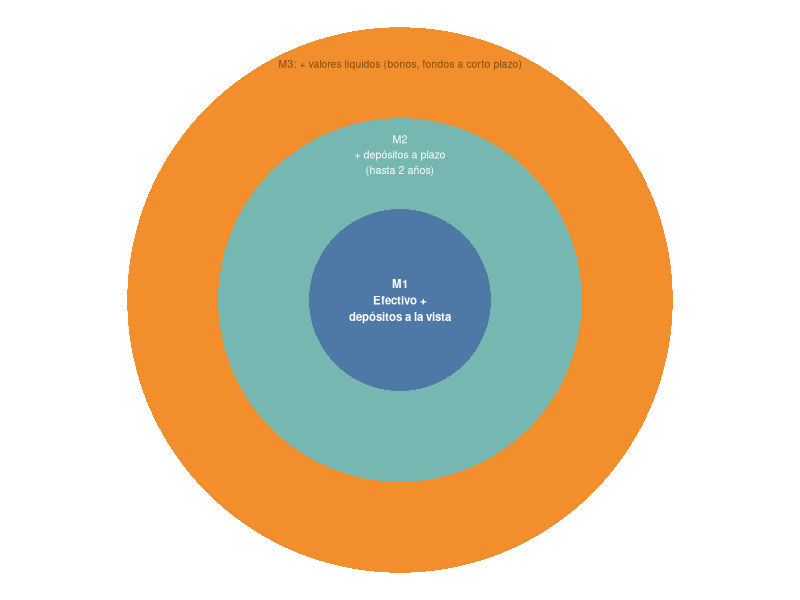

Recreate this plot in R.
## ---- chunk 1
#| label: setup
#| include: false
library(ggplot2)
library(knitr)
library(kableExtra)
## ---- chunk 2
#| label: fig-agregados
#| fig-cap: "Los agregados monetarios: M1, M2 y M3"
#| fig-pos: 'H'
#| fig-width: 5.5
#| fig-height: 5
#| fig-align: center

library(ggplot2)

circulos <- data.frame(
  nombre = factor(c("M3", "M2", "M1"), levels = c("M3", "M2", "M1")),
  r      = c(3, 2, 1)
)

theta <- seq(0, 2 * pi, length.out = 200)
make_circle <- function(r, nombre) {
  data.frame(x = r * cos(theta), y = r * sin(theta), nombre = nombre)
}

df_circ <- do.call(rbind, lapply(seq_len(nrow(circulos)), function(i) {
  make_circle(circulos$r[i], circulos$nombre[i])
}))

colores <- c("M1" = "#4E79A7", "M2" = "#76B7B2", "M3" = "#F28E2B")

ggplot() +
  geom_polygon(data = subset(df_circ, nombre == "M3"), aes(x, y), fill = colores["M3"]) +
  geom_polygon(data = subset(df_circ, nombre == "M2"), aes(x, y), fill = colores["M2"]) +
  geom_polygon(data = subset(df_circ, nombre == "M1"), aes(x, y), fill = colores["M1"]) +
  annotate("text", x = 0, y = 0, label = "M1\nEfectivo +\ndepósitos a la vista",
           color = "white", size = 2.9, fontface = "bold") +
  annotate("text", x = 0, y = 1.6, label = "M2\n+ depósitos a plazo\n(hasta 2 años)",
           color = "white", size = 2.7) +
  annotate("text", x = 0, y = 2.6, label = "M3: + valores líquidos (bonos, fondos a corto plazo)",
           color = "#7a4a10", size = 2.6) +
  coord_fixed() +
  theme_void()
## ---- chunk 3
#| label: tbl-intermediarios
#| tbl-cap: "Clasificación de los intermediarios financieros"

df_interm <- data.frame(
  Tipo = c("Bancarios", "No bancarios"),
  Característica = c(
    "Captan depósitos del público y tienen capacidad de crear dinero bancario mediante el efecto multiplicador.",
    "No captan depósitos a la vista ni tienen capacidad de crear dinero nuevo en la economía."
  )
)

kable(df_interm, format = if (knitr::is_latex_output()) "latex" else "html", booktabs = TRUE, col.names = c("Tipo", "Característica")) |>
  kable_styling(full_width = FALSE, bootstrap_options = c("striped", "hover"),
                latex_options = c("scale_down", "hold_position"))
## ---- chunk 4
#| label: tbl-inversion-colectiva
#| tbl-cap: "Instrumentos de inversión colectiva y previsión social"

df_inv <- data.frame(
  Instrumento = c("Fondo de inversión", "Plan de pensiones", "EPSV"),
  Objetivo = c("Rentabilidad y liquidez diaria", "Ahorro para la jubilación (España)", "Ahorro para la jubilación (País Vasco)"),
  Ventaja = c("Diversificación y gestión profesional", "Diferimiento fiscal y ahorro finalista", "Autonomía normativa y rescate a los 10 años")
)

kable(df_inv, format = if (knitr::is_latex_output()) "latex" else "html", booktabs = TRUE,
      col.names = c("Instrumento", "Objetivo principal", "Ventaja clave")) |>
  kable_styling(full_width = FALSE, bootstrap_options = c("striped", "hover"),
                latex_options = c("scale_down", "hold_position"))
## ---- chunk 5
#| label: tbl-seguros
#| tbl-cap: "Función económica de los elementos del seguro"

df_seg <- data.frame(
  Concepto = c("La prima", "El siniestro", "La indemnización", "La responsabilidad civil"),
  Función = c(
    "Es el coste de la tranquilidad financiera ante el riesgo",
    "Es la activación de la garantía contratada en la póliza",
    "Busca resarcir el daño, no generar un enriquecimiento injusto",
    "Protege el patrimonio del asegurado frente a reclamaciones de terceros"
  )
)

kable(df_seg, format = if (knitr::is_latex_output()) "latex" else "html", booktabs = TRUE,
      col.names = c("Concepto", "Función económica")) |>
  kable_styling(full_width = FALSE, bootstrap_options = c("striped", "hover"),
                latex_options = c("scale_down", "hold_position"))
